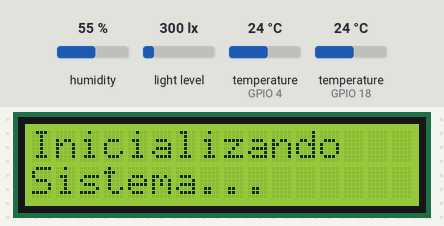
The sketch below on a simulated ESP32. Parts: 16×2 character LCD. The test bench sets the inputs (shaded band); at power-on: humidity 55 %, light level 300 lx, temperature (sensors on GPIO 4, GPIO 18) 24 °C. WiFi joins after 1.5 s; servers stay silent unless stated; the local clock reads 2024-03-15 10:24:30 at power-on unless the sketch sets it; no MQTT or app messages arrive unless stated; what the sketch prints to the serial monitor is not drawn.

Above: at 0.2 s.
At 5.5 s:
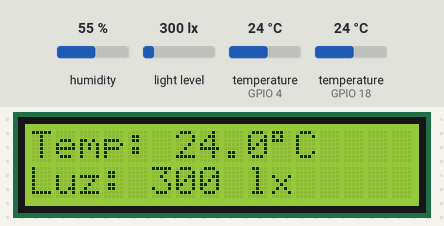

The sketch:

testBasic_may12a.ino
```cpp
#include "DHT.h"
#include <Wire.h>
#include <ThreeWire.h>
#include <RtcDS1302.h>
#include <LiquidCrystal_I2C.h>
#include <BH1750.h>
#include <WiFi.h>
#include <PubSubClient.h>
#include <ArduinoJson.h>
#include <OneWire.h>
#include <DallasTemperature.h>

/*====================== Definiciones =====================*/
#define DAT 17
#define CLK 16
#define RST 5

#define SDA 21
#define SCL 22

#define TEMPDHT22 4
#define DHTTYPE DHT22

#define DS18B20 18
/*==================== fin Definiciones ==================*/

//Pines reloj DS1302
ThreeWire myWire(DAT, CLK, RST); // DAT, CLK, RST
RtcDS1302<ThreeWire> Rtc(myWire);

// LCD I2C
LiquidCrystal_I2C lcd(0x27, 16, 2);

//Variable para dht22
DHT dht(TEMPDHT22, DHTTYPE);

//Variable para BH1750
BH1750 lightMeter;

// Sensor sumergible
OneWire oneWire(DS18B20);
DallasTemperature sensors(&oneWire);

//Variables para publicar en dashboard
WiFiClient espClient;
PubSubClient client(espClient);
//Esto para el dashboard
const char* mqtt_server = "thingsboard.cloud";
const char* access_token = "eFeDWbiJ0kWXr1hqDMRq"; // Se obtiene en la plataforma

/*=============== Variables globales ====================*/

//Variables para el ciclo de tareas
unsigned long ready = 0;
unsigned long horaprevia = 0;
unsigned long horaActual = 0;

//Metricas de interes
float humidity = 0, tempDHT = 0;
float lux = 0;
float tempDeep = 0;

//Datos de conexion a la red
const char* ssid = "FCAL";
const char* password = "fcalconcordia.06-2019";

/*=============== fin Variables globales ================*/

void setup() {

  Serial.begin(115200);
  Serial.println("ESP32 OK");

  //--------------- Inicializar RTC ------------------//

  Rtc.Begin();
  // Verificar si el RTC está funcionando
  if (!Rtc.IsDateTimeValid()) {
    Serial.println("RTC perdió la fecha/hora! Configurando...");
    Rtc.SetDateTime(CompileDateTime());
  }
  Rtc.SetDateTime(CompileDateTime());
  Serial.println("RTC inicializado.");

  //--------------------------------------------------//
  //--------------- Inicializar DHT22 ----------------//

  pinMode(TEMPDHT22, INPUT);
  dht.begin();

  //--------------------------------------------------//
  //------------- Inicialezar el sumergible ----------//
  sensors.begin();
  //--------------------------------------------------//
  //-------------- Inicializar BH1750 ----------------//
  // Inicializar I2C (SDA = 21, SCL = 22)
  Wire.begin(SDA, SCL);
  if (lightMeter.begin(BH1750::CONTINUOUS_HIGH_RES_MODE)) {
    Serial.println(F("BH1750 inicializado"));
  } else {
    Serial.println(F("Error al inicializar BH1750"));
  }

  //--------------------------------------------------//
  lcd.begin();
  lcd.backlight();

  //--------------- Pantalla de carga LCD ----------------//
  lcd.setCursor(0, 0);
  lcd.print("Inicializando");
  lcd.setCursor(0, 1);
  lcd.print("Sistema...");
  delay(3000);
  lcd.clear();
  //------------------------------------//

  //--------------- Iniciar conexion wifi ------------------//
  setup_wifi();
  //------------------------------------//
  client.setServer(mqtt_server, 1883);

}

void loop() {

  if (!client.connected()) {
    reconnect();
  }

  client.loop();

  unsigned long ahora = millis();

  if (ahora - ready >= 500) {
    /*Ingresa cada medio segundo*/

    RtcDateTime now = Rtc.GetDateTime();

    horaActual = now.Hour() * 3600UL +
                 now.Minute() * 60UL +
                 now.Second();

    // Cada 15 segundos actualizamos lecturas y impresiones
    if (horaActual - horaprevia >= 15) {

      readDHT();
      readBH1750();
      readDS18B20();
      updateLCD(now);
      sendData();
      horaprevia = horaActual;
    }

    ready = ahora;
  }
}
/*=============== Desarrollo de funciones ====================*/

// Función para obtener fecha/hora de compilación
RtcDateTime CompileDateTime() {
  return RtcDateTime(__DATE__, __TIME__);
}
//Lectura de temperatura y humedad ambiente
void readDHT() {

  humidity = dht.readHumidity();
  tempDHT = dht.readTemperature();

  // Check if reads failed
  if (isnan(humidity) || isnan(tempDHT)) {
    Serial.println("Failed to read from DHT sensor!");
    return;
  }

  //Imprimimos en el monitor serial los valores obtenidos
  Serial.print("Humidity: ");
  Serial.print(humidity);
  Serial.print("%  Temperature: ");
  Serial.print(tempDHT);
  Serial.println("°C");
}
//Lectura sensor de luz
void readBH1750() {

  lux = lightMeter.readLightLevel();

  //Imprimimos en el monitor serial
  Serial.print(F("Luz: "));
  Serial.print(lux);
  Serial.println(F(" lx"));
}

//lectura de la zonda de temperatura
void readDS18B20(){
  sensors.requestTemperatures();
  tempDeep = sensors.getTempCByIndex(0);

  if(tempDeep == DEVICE_DISCONNECTED_C){
    Serial.println("Error DS18B20 desconectado");
    return;
  }

  Serial.print(F("Temperatura agua: "));
  Serial.print(tempDeep);
  Serial.println(F(" C"));
}
// Funcion que escribe en el LCD
void updateLCD(RtcDateTime now) {

  lcd.clear();

  // Primera fila -> Temperatura
  lcd.setCursor(0, 0);
  lcd.print("Temp: ");
  lcd.print(tempDHT, 1);
  lcd.print((char)223); // simbolo °
  lcd.print("C");

  // Segunda fila -> Luz
  lcd.setCursor(0, 1);
  lcd.print("Luz: ");
  lcd.print((int)lux);
  lcd.print(" lx");
}

/*Funcion destinada a la conexion WIFI */
void setup_wifi() {

  delay(10);

  Serial.println();
  Serial.print("Conectando a ");
  Serial.println(ssid);

  WiFi.begin(ssid, password);

  int intentos = 0;

  while (WiFi.status() != WL_CONNECTED && intentos < 20) {

  delay(500);
  Serial.print(".");
  intentos++;
  }

  if (WiFi.status() == WL_CONNECTED) {

    Serial.println("");
    Serial.println("WiFi conectado");
    Serial.println(WiFi.localIP());

  } else {

    Serial.println("");
    Serial.println("No se pudo conectar al WiFi");
  }

  Serial.println("");
  Serial.println("WiFi conectado");
  Serial.println("IP:");
  Serial.println(WiFi.localIP());
}
/*Nos conectamos al broker mqtt*/
void reconnect() {

  while (!client.connected()) {

    Serial.print("Conectando MQTT...");

    if (client.connect("ESP32_Client", access_token, NULL)) {

      Serial.println("conectado");

    } else {

      Serial.print("Error rc=");
      Serial.print(client.state());
      Serial.println(" reintentando...");

      delay(5000);
    }
  }
}

/*Enviamos datos a la pagina web*/
void sendData() {

  StaticJsonDocument<200> doc;

  doc["airTemperature"] = tempDHT;
  doc["humidity"] = humidity;
  doc["lightIntensity"] = lux;
  doc["waterTemperature"] = tempDeep;

  char payload[200];

  serializeJson(doc, payload);

  client.publish("v1/devices/me/telemetry", payload);
}
```
